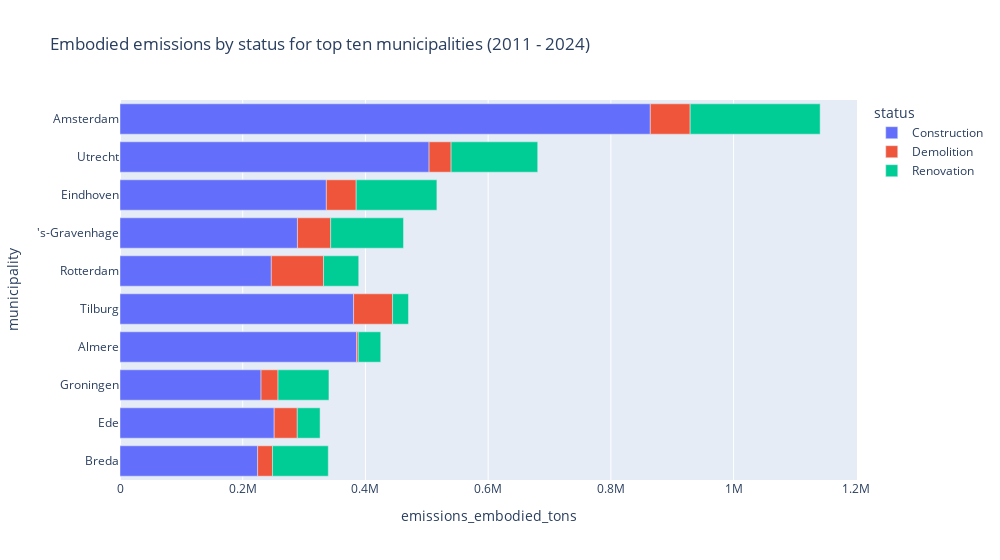

The notebook cell this image was saved under:
### Code cell
# by status
query = f'''
SELECT municipality, status, SUM(sqm) AS sqm, SUM(emissions_embodied_tons) AS emissions_embodied_tons
FROM emissions_embodied_housing_nl
WHERE 
    municipality IN (
        'Amsterdam', 'Utrecht', 'Eindhoven', \'\'\'s-Gravenhage', 'Rotterdam',
        'Tilburg', 'Almere', 'Groningen', 'Ede', 'Breda'
        )
    AND year >= 2012 AND year < 2024
GROUP BY municipality, status
'''
df = pd.read_sql_query(query, engine)
df.status = df.status.map(lambda x: translate_status(x))
municipality_order = ['Amsterdam', 'Utrecht', 'Eindhoven', "'s-Gravenhage", 'Rotterdam', 'Tilburg', 'Almere', 'Groningen', 'Ede', 'Breda']
status_order = ['Construction', 'Demolition', 'Renovation']

color_discrete_map = {
    'Construction': px.colors.qualitative.Plotly[0],  # Construction
    'Demolition': px.colors.qualitative.Plotly[1],   # Demolition
    'Renovation': px.colors.qualitative.Plotly[2] # Renovation
}

fig = px.bar(df, x='emissions_embodied_tons', y='municipality', color='status',  
             title='Embodied emissions by status for top ten municipalities (2011 - 2024)', 
             category_orders={'municipality': municipality_order, 'status': status_order},
             color_discrete_map=color_discrete_map)
fig.update_layout(width=1000)
fig.show()

### Figure 1 — Plotly figure (JSON) as saved in the notebook; plotly's stock layout.template omitted (floating-point values rounded to 4 significant figures)
{"data": [{"alignmentgroup": "True", "hovertemplate": "status=Construction<br>emissions_embodied_tons=%{x}<br>municipality=%{y}<extra></extra>", "legendgroup": "Construction", "marker": {"color": "#636EFA", "pattern": {"shape": ""}}, "name": "Construction", "offsetgroup": "Construction", "orientation": "h", "showlegend": true, "textposition": "auto", "type": "bar", "x": [289200.0, 385600.0, 864300.0, 224300.0, 251300.0, 336300.0, 229900.0, 246600.0, 380700.0, 503700.0], "xaxis": "x", "y": ["'s-Gravenhage", "Almere", "Amsterdam", "Breda", "Ede", "Eindhoven", "Groningen", "Rotterdam", "Tilburg", "Utrecht"], "yaxis": "y"}, {"alignmentgroup": "True", "hovertemplate": "status=Demolition<br>emissions_embodied_tons=%{x}<br>municipality=%{y}<extra></extra>", "legendgroup": "Demolition", "marker": {"color": "#EF553B", "pattern": {"shape": ""}}, "name": "Demolition", "offsetgroup": "Demolition", "orientation": "h", "showlegend": true, "textposition": "auto", "type": "bar", "x": [54200.0, 2628.0, 64960.0, 24200.0, 37620.0, 48620.0, 27650.0, 85140.0, 63530.0, 35870.0], "xaxis": "x", "y": ["'s-Gravenhage", "Almere", "Amsterdam", "Breda", "Ede", "Eindhoven", "Groningen", "Rotterdam", "Tilburg", "Utrecht"], "yaxis": "y"}, {"alignmentgroup": "True", "hovertemplate": "status=Renovation<br>emissions_embodied_tons=%{x}<br>municipality=%{y}<extra></extra>", "legendgroup": "Renovation", "marker": {"color": "#00CC96", "pattern": {"shape": ""}}, "name": "Renovation", "offsetgroup": "Renovation", "orientation": "h", "showlegend": true, "textposition": "auto", "type": "bar", "x": [118700.0, 36700.0, 211800.0, 90940.0, 37160.0, 131500.0, 82960.0, 57360.0, 25920.0, 141200.0], "xaxis": "x", "y": ["'s-Gravenhage", "Almere", "Amsterdam", "Breda", "Ede", "Eindhoven", "Groningen", "Rotterdam", "Tilburg", "Utrecht"], "yaxis": "y"}], "layout": {"barmode": "relative", "legend": {"title": {"text": "status"}, "tracegroupgap": 0}, "title": {"text": "Embodied emissions by status for top ten municipalities (2011 - 2024)"}, "width": 1000, "xaxis": {"anchor": "y", "domain": [0, 1], "title": {"text": "emissions_embodied_tons"}}, "yaxis": {"anchor": "x", "categoryarray": ["Breda", "Ede", "Groningen", "Almere", "Tilburg", "Rotterdam", "'s-Gravenhage", "Eindhoven", "Utrecht", "Amsterdam"], "categoryorder": "array", "domain": [0, 1], "title": {"text": "municipality"}}}}
